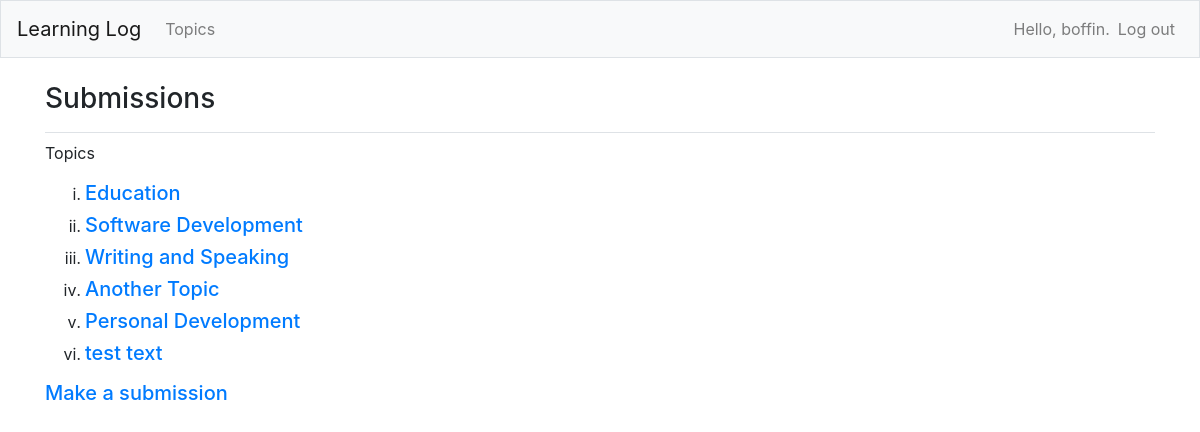
The app's page /topics/ (signed in) with its own data.
### log/models.py (models this page shows)
class Topic(models.Model):
    text = models.CharField(max_length=250)
    date_added = models.DateTimeField(auto_now_add=True)
    owner = models.ForeignKey(User, on_delete=models.CASCADE)
    def __str__(self):
        return self.text

### log/views.py (the view)
# urls.py: path('topics/', views.topics, name='topics'),
@login_required
def topics(request):
    topics = Topic.objects.filter(owner=request.user).order_by('date_added')
    context = {'topics': topics}
    return render(request, 'log/topics.html', context)

### log/templates/log/topics.html
{% extends 'log/base.html' %}
{% block page_header %}
    <h3>Submissions</h3>
{% endblock page_header %}
{% block page_content %}
    <p>Topics</p>
    <ol type="i">
        {% for topic in topics %}
            <li><h5>
                <a href="{% url 'log:topic' topic.id %}" >{{ topic }}</a></h5>
            </li>
                {% empty %}
                    <li><h3>No topics added yet.</h3></li>
        {% endfor %}
    </ol>
    <h5><a href="{% url 'log:new_topic' %}">Make a submission</a></h5>
{% endblock page_content %}

### log/templates/log/base.html (shortened to what this page needs)
{% load bootstrap4 %}
<!DOCTYPE html>
<html lang=en>
    <head>
        {% bootstrap_css %}
    </head>
    <body>
        <nav class="navbar navbar-expand-md navbar-light bg-light mb-4 border">
            <a class="navbar-brand" href="{% url 'log:index'%}">
            Learning Log</a>
            <div class="collapse navbar-collapse" id="navbarCollapse">
                <ul class="navbar-nav mr-auto">
                    <li class="nav-item">
                        <a class="nav-link" href="{% url 'log:topics'%}">
                            Topics
                        </a>
                    </li>
                </ul>
                <ul class="navbar-nav ml-auto">
                    {% if user.is_authenticated %}
                    <li class="nav-item">
                        <span class="navbar-text">Hello, {{ user.username }}.</span>
                    </li>
                    <li class="nav-item">
                        <a class="nav-link" href="{% url 'users:logout' %}">Log out</a>
                    </li>
                    {% endif %}
                </ul>
            </div>
        </nav>
        <main role="main" class="container">
            <div class="pb-2 mb-2 border-bottom">
                {% block page_header %}{% endblock page_header %}
            </div>
            <div>
                {% block page_content %}{% endblock page_content %}
            </div>
        </main>
    </body>
</html>

### records on screen
Topic: text "Education"
Topic: text "Software Development"
Topic: text "Writing and Speaking"
Topic: text "Another Topic"
Topic: text "Personal Development"
Topic: text "test text"

### other values on screen
{{ user.username }} "boffin"
